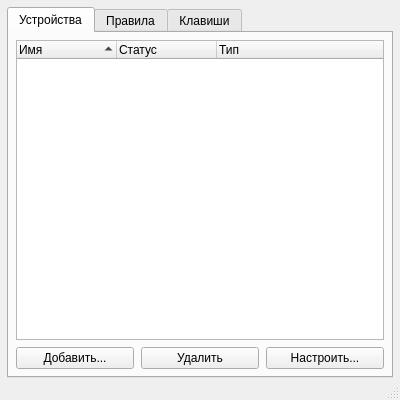
<?xml version="1.0" encoding="UTF-8"?>
<ui version="4.0">
 <class>SettingsWindow</class>
 <widget class="QMainWindow" name="SettingsWindow">
  <property name="geometry">
   <rect>
    <x>0</x>
    <y>0</y>
    <width>400</width>
    <height>400</height>
   </rect>
  </property>
  <property name="minimumSize">
   <size>
    <width>400</width>
    <height>400</height>
   </size>
  </property>
  <property name="windowTitle">
   <string>Настройки</string>
  </property>
  <widget class="QWidget" name="centralwidget">
   <layout class="QVBoxLayout" name="verticalLayout">
    <property name="leftMargin">
     <number>7</number>
    </property>
    <property name="topMargin">
     <number>7</number>
    </property>
    <property name="rightMargin">
     <number>7</number>
    </property>
    <property name="bottomMargin">
     <number>0</number>
    </property>
    <item>
     <widget class="QTabWidget" name="tabs">
      <property name="currentIndex">
       <number>0</number>
      </property>
      <widget class="QWidget" name="tabDevices">
       <attribute name="title">
        <string>Устройства</string>
       </attribute>
       <layout class="QVBoxLayout" name="verticalLayout_2">
        <property name="spacing">
         <number>7</number>
        </property>
        <property name="leftMargin">
         <number>7</number>
        </property>
        <property name="topMargin">
         <number>7</number>
        </property>
        <property name="rightMargin">
         <number>7</number>
        </property>
        <property name="bottomMargin">
         <number>7</number>
        </property>
        <item>
         <widget class="QTreeWidget" name="treeDevices">
          <property name="sortingEnabled">
           <bool>true</bool>
          </property>
          <attribute name="headerShowSortIndicator" stdset="0">
           <bool>true</bool>
          </attribute>
          <column>
           <property name="text">
            <string>Имя</string>
           </property>
          </column>
          <column>
           <property name="text">
            <string>Статус</string>
           </property>
          </column>
          <column>
           <property name="text">
            <string>Тип</string>
           </property>
          </column>
         </widget>
        </item>
        <item>
         <layout class="QHBoxLayout" name="horizontalLayout">
          <item>
           <widget class="QPushButton" name="btnAddDevice">
            <property name="text">
             <string>Добавить...</string>
            </property>
           </widget>
          </item>
          <item>
           <widget class="QPushButton" name="btnRemoveDevice">
            <property name="text">
             <string>Удалить</string>
            </property>
           </widget>
          </item>
          <item>
           <widget class="QPushButton" name="btnConfigureDevice">
            <property name="text">
             <string>Настроить...</string>
            </property>
           </widget>
          </item>
         </layout>
        </item>
       </layout>
      </widget>
      <widget class="QWidget" name="tabRules">
       <attribute name="title">
        <string>Правила</string>
       </attribute>
       <layout class="QVBoxLayout" name="verticalLayout_3">
        <property name="leftMargin">
         <number>7</number>
        </property>
        <property name="topMargin">
         <number>7</number>
        </property>
        <property name="rightMargin">
         <number>7</number>
        </property>
        <property name="bottomMargin">
         <number>7</number>
        </property>
        <item>
         <widget class="QListWidget" name="liwRules"/>
        </item>
        <item>
         <layout class="QHBoxLayout" name="horizontalLayout_2">
          <item>
           <widget class="QPushButton" name="btnAddRule">
            <property name="text">
             <string>Добавить...</string>
            </property>
           </widget>
          </item>
          <item>
           <widget class="QPushButton" name="btnRemoveRule">
            <property name="text">
             <string>Удалить</string>
            </property>
           </widget>
          </item>
          <item>
           <widget class="QPushButton" name="btnConfigureRule">
            <property name="text">
             <string>Настроить...</string>
            </property>
           </widget>
          </item>
         </layout>
        </item>
       </layout>
      </widget>
      <widget class="QWidget" name="tabKeys">
       <attribute name="title">
        <string>Клавиши</string>
       </attribute>
       <layout class="QVBoxLayout" name="verticalLayout_4">
        <property name="leftMargin">
         <number>7</number>
        </property>
        <property name="topMargin">
         <number>7</number>
        </property>
        <property name="rightMargin">
         <number>7</number>
        </property>
        <property name="bottomMargin">
         <number>7</number>
        </property>
        <item>
         <widget class="QTreeWidget" name="treeKeys">
          <property name="horizontalScrollBarPolicy">
           <enum>Qt::ScrollBarAlwaysOff</enum>
          </property>
          <property name="editTriggers">
           <set>QAbstractItemView::NoEditTriggers</set>
          </property>
          <attribute name="headerDefaultSectionSize">
           <number>200</number>
          </attribute>
          <column>
           <property name="text">
            <string>Действие</string>
           </property>
          </column>
          <column>
           <property name="text">
            <string>Комбинация клавиш</string>
           </property>
          </column>
         </widget>
        </item>
        <item>
         <layout class="QHBoxLayout" name="horizontalLayout_3">
          <item>
           <widget class="QLabel" name="label">
            <property name="text">
             <string>Введите комбинацию:</string>
            </property>
           </widget>
          </item>
          <item>
           <widget class="QKeySequenceEdit" name="keySequenceEdit"/>
          </item>
         </layout>
        </item>
       </layout>
      </widget>
     </widget>
    </item>
   </layout>
  </widget>
  <widget class="QStatusBar" name="statusbar"/>
 </widget>
 <resources/>
 <connections/>
</ui>
